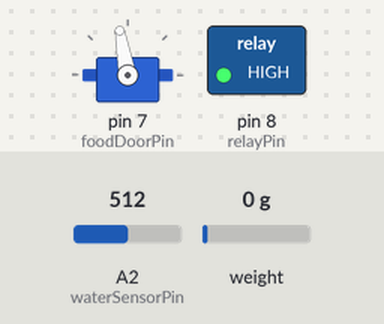
A sketch run on a simulated Arduino Uno, built with avr-gcc and run on an emulated ATmega328P. On the bench: servo, switched loads named in the sketch (green lamp = pin HIGH). Inputs (shaded band) come from the test bench; at power-on: weight on the scale 0 g, A2 (waterSensorPin) = 512. What the sketch prints to the serial monitor is not drawn.

Above: at 8.4 s.
8.5 s: weight on the scale set to 286 g
10.7 s: weight on the scale set to 316 g
At 12.3 s:
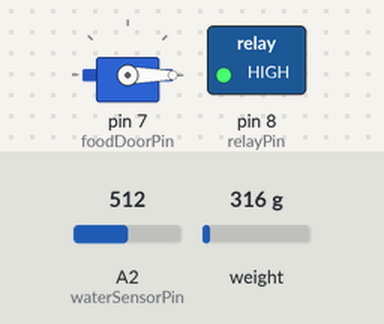
13.2 s: A2 (waterSensorPin) set to 290
15.1 s: A2 (waterSensorPin) set to 273
At 17.1 s:
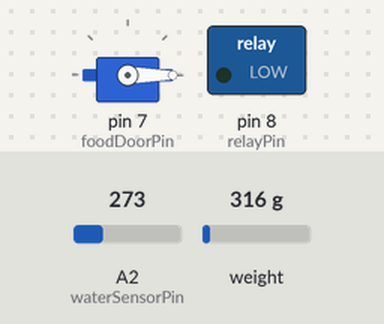
17.6 s: weight on the scale set to 105 g
19.5 s: weight on the scale set to 94 g
At 21.8 s:
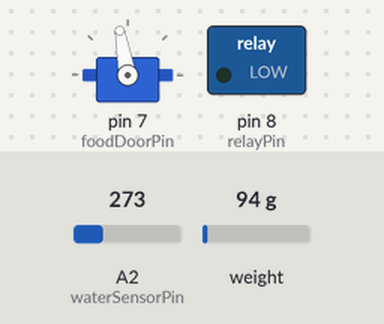
Timing chart, 0 to 23.0 s (numbered marks = the images above; inputs shaded):
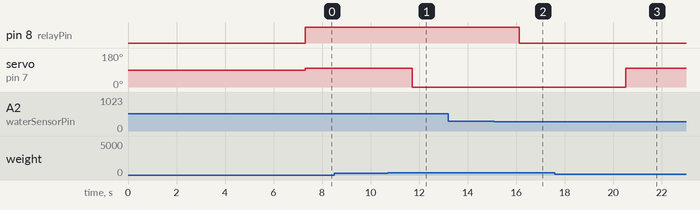

The sketch:

main.ino
```cpp
#include <Arduino.h>
#include "HX711.h"
#include <Servo.h>
#include <Wire.h>

// Set up variable for food handle
// HX711 circuit wiring
const int LOADCELL_DOUT_PIN = A0;
const int LOADCELL_SCK_PIN = A1;

HX711 scale;
// Servo
Servo foodDoor;  // create servo object to control a servo
const int foodDoorPin = 7;
const int weightLowThreshold = 100;   // 100g
const int weightHighThreshold = 300;  // 300g


// Set up variable for water handle
const int waterSensorPin = A2;      // Chân cảm biến nước
const int relayPin = 8;             // Chân relay
const int waterLowThreshold = 280;  // Ngưỡng nước
const int waterHighThreshold = 500;

char waterLevelStr[50];
char weightLevelStr[50];
char message[100];

void setup() {
  Wire.begin(8);                /* join i2c bus with address 8 */
  Wire.onRequest(requestEvent); /* register request event */
  // esp.begin(115200);  // Init

  // Set up water sensor and relay for water pump
  pinMode(waterSensorPin, INPUT);  // Thiết lập chân cảm biến nước là đầu vào
  pinMode(relayPin, OUTPUT);       // Thiết lập chân relay là đầu ra
  digitalWrite(relayPin, LOW);     // Tắt relay ban đầu
  Serial.begin(9600);              // Khởi tạo Serial để in ra giá trị

  // Set up servo
  foodDoor.attach(foodDoorPin);

  // Init scale
  Serial.println("Initializing the scale");
  scale.begin(LOADCELL_DOUT_PIN, LOADCELL_SCK_PIN);
  Serial.println("Before setting up the scale:");
  Serial.print("read: \t\t");
  Serial.println(scale.read());  // print a raw reading from the ADC

  Serial.print("read average: \t\t");
  Serial.println(scale.read_average(20));  // print the average of 20 readings from the ADC

  Serial.print("get value: \t\t");
  Serial.println(scale.get_value(5));  // print the average of 5 readings from the ADC minus the tare weight (not set yet)

  Serial.print("get units: \t\t");
  Serial.println(scale.get_units(5), 1);  // print the average of 5 readings from the ADC minus tare weight (not set) divided
                                          // by the SCALE parameter (not set yet)

  scale.set_scale(-533.6609523810);
  //scale.set_scale(-471.497);                      // this value is obtained by calibrating the scale with known weights; see the README for details
  scale.tare();  // reset the scale to 0

  Serial.println("After setting up the scale:");

  Serial.print("read: \t\t");
  Serial.println(scale.read());  // print a raw reading from the ADC

  Serial.print("read average: \t\t");
  Serial.println(scale.read_average(20));  // print the average of 20 readings from the ADC

  Serial.print("get value: \t\t");
  Serial.println(scale.get_value(5));  // print the average of 5 readings from the ADC minus the tare weight, set with tare()

  Serial.print("get units: \t\t");
  Serial.println(scale.get_units(5), 1);  // print the average of 5 readings from the ADC minus tare weight, divided
                                          // by the SCALE parameter set with set_scale
}

void openFoodDoor() {
  foodDoor.write(100);  // Rotate to 0 degree
}

void closeFoodDoor() {
  foodDoor.write(0);  // Rotate to 100 degree
}

void loop() {
  int waterLevel = analogRead(waterSensorPin);  // Đọc giá trị cảm biến nước
  float foodWeight = scale.get_units();         // Read the weight value
  Serial.print("Water Level: ");
  Serial.println(waterLevel);  // In giá trị cảm biến nước ra Serial Monitor
  Serial.print("Food weight (g): ");
  Serial.println(foodWeight);  // In giá trị cảm biến nước ra Serial Monitor

  // Pump water
  if (waterLevel < waterLowThreshold) {
    digitalWrite(relayPin, LOW);  // Bật relay để bơm nước
  } else if (waterLevel > waterHighThreshold) {
    digitalWrite(relayPin, HIGH);  // Tắt relay
  }

  // Feed the food. Rotate servo
  if (foodWeight < weightLowThreshold) {
    openFoodDoor();
  } else if (foodWeight > weightHighThreshold) {
    closeFoodDoor();
  }

  dtostrf((float)waterLevel, 8, 7, waterLevelStr);   // (float value, min width, precision, buffer)
  dtostrf((float)foodWeight, 10, 9, weightLevelStr);  // (float value, min width, precision, buffer)
  // Send data to ESP
  message[0] = '\0';
  strcat(message, waterLevelStr);
  strcat(message, "|");
  strcat(message, weightLevelStr);
  // esp.print(message);
  Wire.write(message); /*send string on request */


  delay(1000);  // Chờ 1 giây trước khi đọc lại
}

// function that executes whenever data is requested from master
void requestEvent() {
  Wire.write(message);  /*send string on request */
}
```

Measured:
- the behaviour switches between 300 and 301 g on weight on the scale (found by bisection; images 0 and 1)
- the behaviour switches between 280 and 279 on A2 (waterSensorPin) (found by bisection; images 1 and 2)
- the behaviour switches between 100 and 99 g on weight on the scale (found by bisection; images 2 and 3)
- after the input at 8.5 s, every drawn part: stays the same
- after the input at 10.7 s, servo on pin 7 (foodDoorPin): 100° → 0° after 1.0 s
- after the input at 13.2 s, every drawn part: stays the same
- after the input at 15.1 s, pin 8 (relayPin): HIGH → LOW after 1.0 s
- after the input at 17.6 s, every drawn part: stays the same
- after the input at 19.5 s, servo on pin 7 (foodDoorPin): 0° → 100° after 1.0 s
